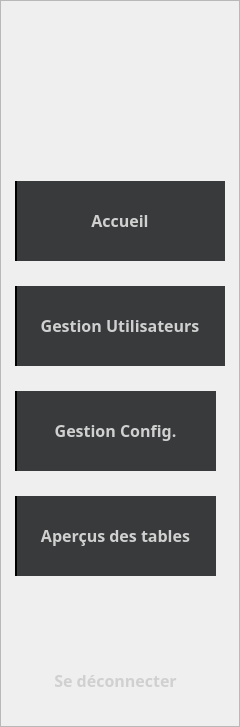
     <widget class="QFrame" name="frameControls">
      <property name="sizePolicy">
       <sizepolicy hsizetype="Fixed" vsizetype="Preferred">
        <horstretch>0</horstretch>
        <verstretch>0</verstretch>
       </sizepolicy>
      </property>
      <property name="minimumSize">
       <size>
        <width>240</width>
        <height>601</height>
       </size>
      </property>
      <property name="styleSheet">
       <string notr="true">QFrame#frameControls{
	background-color: rgb(56, 58, 59);
}</string>
      </property>
      <property name="frameShape">
       <enum>QFrame::StyledPanel</enum>
      </property>
      <property name="frameShadow">
       <enum>QFrame::Raised</enum>
      </property>
      <property name="lineWidth">
       <number>1</number>
      </property>
      <layout class="QHBoxLayout" name="horizontalLayout">
       <property name="spacing">
        <number>0</number>
       </property>
       <property name="leftMargin">
        <number>0</number>
       </property>
       <property name="topMargin">
        <number>0</number>
       </property>
       <property name="rightMargin">
        <number>0</number>
       </property>
       <property name="bottomMargin">
        <number>0</number>
       </property>
       <item>
        <layout class="QVBoxLayout" name="verticalLayout">
         <property name="spacing">
          <number>25</number>
         </property>
         <property name="topMargin">
          <number>5</number>
         </property>
         <property name="bottomMargin">
          <number>5</number>
         </property>
         <item>
          <widget class="QLabel" name="logoParker">
           <property name="sizePolicy">
            <sizepolicy hsizetype="Minimum" vsizetype="Maximum">
             <horstretch>0</horstretch>
             <verstretch>0</verstretch>
            </sizepolicy>
           </property>
           <property name="minimumSize">
            <size>
             <width>0</width>
             <height>150</height>
            </size>
           </property>
           <property name="styleSheet">
            <string notr="true">QLabel#logoParker{
	image: url(:/img/parker.jpg);
}</string>
           </property>
           <property name="text">
            <string/>
           </property>
           <property name="scaledContents">
            <bool>false</bool>
           </property>
          </widget>
         </item>
         <item>
          <widget class="QFrame" name="frameBtnAccueil">
           <property name="sizePolicy">
            <sizepolicy hsizetype="Fixed" vsizetype="Fixed">
             <horstretch>0</horstretch>
             <verstretch>0</verstretch>
            </sizepolicy>
           </property>
           <property name="minimumSize">
            <size>
             <width>210</width>
             <height>80</height>
            </size>
           </property>
           <property name="styleSheet">
            <string notr="true">QFrame#frameBtnAccueil{
	background-color: rgb(56, 58, 59);
	border-left: 2px solid black;
}

QFrame#frameBtnAccueil:hover{
	border-left-color: rgb(46, 47, 48);
}
</string>
           </property>
           <property name="frameShape">
            <enum>QFrame::NoFrame</enum>
           </property>
           <property name="frameShadow">
            <enum>QFrame::Raised</enum>
           </property>
           <layout class="QGridLayout" name="gridLayout_6">
            <item row="0" column="0">
             <widget class="QPushButton" name="pBBtnAccueil">
              <property name="minimumSize">
               <size>
                <width>183</width>
                <height>45</height>
               </size>
              </property>
              <property name="font">
               <font>
                <family>Quicksand SemiBold</family>
                <pointsize>12</pointsize>
                <weight>75</weight>
                <bold>true</bold>
               </font>
              </property>
              <property name="styleSheet">
               <string notr="true">QPushButton#pBBtnAccueil{
	color: rgb(208, 208, 208);
	border: none;
}

QPushButton#pBBtnAccueil:hover{
	color: rgb(255, 255, 255);
}</string>
              </property>
              <property name="text">
               <string>Accueil</string>
              </property>
             </widget>
            </item>
           </layout>
          </widget>
         </item>
         <item>
          <widget class="QFrame" name="frameBtn1">
           <property name="sizePolicy">
            <sizepolicy hsizetype="Fixed" vsizetype="Fixed">
             <horstretch>0</horstretch>
             <verstretch>0</verstretch>
            </sizepolicy>
           </property>
           <property name="minimumSize">
            <size>
             <width>210</width>
             <height>80</height>
            </size>
           </property>
           <property name="styleSheet">
            <string notr="true">QFrame#frameBtn1{
	background-color: rgb(56, 58, 59);
	border-left: 2px solid black;
}

QFrame#frameBtn1:hover{
	border-left-color: rgb(46, 47, 48);
}
</string>
           </property>
           <property name="frameShape">
            <enum>QFrame::NoFrame</enum>
           </property>
           <property name="frameShadow">
            <enum>QFrame::Raised</enum>
           </property>
           <layout class="QGridLayout" name="gridLayout_2">
            <item row="0" column="0">
             <widget class="QPushButton" name="pBBtn1">
              <property name="minimumSize">
               <size>
                <width>183</width>
                <height>45</height>
               </size>
              </property>
              <property name="font">
               <font>
                <family>Quicksand SemiBold</family>
                <pointsize>12</pointsize>
                <weight>75</weight>
                <bold>true</bold>
               </font>
              </property>
              <property name="styleSheet">
               <string notr="true">QPushButton#pBBtn1{
	color: rgb(208, 208, 208);
	border: none;
}

QPushButton#pBBtn1:hover{
	color: rgb(255, 255, 255);
}</string>
              </property>
              <property name="text">
               <string>Gestion Utilisateurs</string>
              </property>
             </widget>
            </item>
           </layout>
          </widget>
         </item>
         <item>
          <widget class="QFrame" name="frameBtn2">
           <property name="sizePolicy">
            <sizepolicy hsizetype="Fixed" vsizetype="Fixed">
             <horstretch>0</horstretch>
             <verstretch>0</verstretch>
            </sizepolicy>
           </property>
           <property name="minimumSize">
            <size>
             <width>201</width>
             <height>80</height>
            </size>
           </property>
           <property name="styleSheet">
            <string notr="true">QFrame#frameBtn2{
	background-color: rgb(56, 58, 59);
	border-left: 2px solid black;
}

QFrame#frameBtn2:hover{
	border-left-color: rgb(46, 47, 48);
}
</string>
           </property>
           <property name="frameShape">
            <enum>QFrame::NoFrame</enum>
           </property>
           <property name="frameShadow">
            <enum>QFrame::Raised</enum>
           </property>
           <layout class="QGridLayout" name="gridLayout_3">
            <item row="0" column="1">
             <widget class="QPushButton" name="pBBtn2">
              <property name="minimumSize">
               <size>
                <width>183</width>
                <height>45</height>
               </size>
              </property>
              <property name="font">
               <font>
                <family>Quicksand SemiBold</family>
                <pointsize>12</pointsize>
                <weight>75</weight>
                <bold>true</bold>
               </font>
              </property>
              <property name="styleSheet">
               <string notr="true">QPushButton#pBBtn2{
	color: rgb(208, 208, 208);
	border: none;
}

QPushButton#pBBtn2:hover{
	color: rgb(255, 255, 255);
}</string>
              </property>
              <property name="text">
               <string>Gestion Config.</string>
              </property>
             </widget>
            </item>
           </layout>
          </widget>
         </item>
         <item>
          <widget class="QFrame" name="frameBtn3">
           <property name="sizePolicy">
            <sizepolicy hsizetype="Fixed" vsizetype="Fixed">
             <horstretch>0</horstretch>
             <verstretch>0</verstretch>
            </sizepolicy>
           </property>
           <property name="minimumSize">
            <size>
             <width>201</width>
             <height>80</height>
            </size>
           </property>
           <property name="styleSheet">
            <string notr="true">QFrame#frameBtn3{
	background-color: rgb(56, 58, 59);
	border-left: 2px solid black;
}

QFrame#frameBtn3:hover{
	border-left-color: rgb(46, 47, 48);
}
</string>
           </property>
           <property name="frameShape">
            <enum>QFrame::NoFrame</enum>
           </property>
           <property name="frameShadow">
            <enum>QFrame::Raised</enum>
           </property>
           <layout class="QGridLayout" name="gridLayout_4">
            <item row="0" column="0">
             <widget class="QPushButton" name="pBBtn3">
              <property name="minimumSize">
               <size>
                <width>183</width>
                <height>45</height>
               </size>
              </property>
              <property name="font">
               <font>
                <family>Quicksand SemiBold</family>
                <pointsize>12</pointsize>
                <weight>75</weight>
                <bold>true</bold>
               </font>
              </property>
              <property name="styleSheet">
               <string notr="true">QPushButton#pBBtn3{
	border: none;
	color: rgb(208, 208, 208);
}

QPushButton#pBBtn3:hover{
	color: rgb(255, 255, 255);
}</string>
              </property>
              <property name="text">
               <string>Aperçus des tables</string>
              </property>
             </widget>
            </item>
           </layout>
          </widget>
         </item>
         <item>
          <spacer name="verticalSpacer">
           <property name="orientation">
            <enum>Qt::Vertical</enum>
           </property>
           <property name="sizeHint" stdset="0">
            <size>
             <width>20</width>
             <height>40</height>
            </size>
           </property>
          </spacer>
         </item>
         <item>
          <widget class="QFrame" name="frameBtn4">
           <property name="sizePolicy">
            <sizepolicy hsizetype="Fixed" vsizetype="Fixed">
             <horstretch>0</horstretch>
             <verstretch>0</verstretch>
            </sizepolicy>
           </property>
           <property name="minimumSize">
            <size>
             <width>201</width>
             <height>80</height>
            </size>
           </property>
           <property name="styleSheet">
            <string notr="true"/>
           </property>
           <property name="frameShape">
            <enum>QFrame::NoFrame</enum>
           </property>
           <property name="frameShadow">
            <enum>QFrame::Raised</enum>
           </property>
           <layout class="QGridLayout" name="gridLayout_9">
            <item row="0" column="0">
             <widget class="QPushButton" name="pBBtn4">
              <property name="minimumSize">
               <size>
                <width>183</width>
                <height>45</height>
               </size>
              </property>
              <property name="font">
               <font>
                <family>Quicksand SemiBold</family>
                <pointsize>12</pointsize>
                <weight>75</weight>
                <bold>true</bold>
               </font>
              </property>
              <property name="styleSheet">
               <string notr="true">QPushButton#pBBtn4{
	border: none;
	color: rgb(208, 208, 208);
}

QPushButton#pBBtn4:hover{
	color: rgb(255, 255, 255);
	background-color: rgba(255, 0, 0, 60);
	border: 2px solid black;
	border-radius: 5;
}</string>
              </property>
              <property name="text">
               <string>Se déconnecter</string>
              </property>
             </widget>
            </item>
           </layout>
          </widget>
         </item>
        </layout>
       </item>
      </layout>
     </widget>
